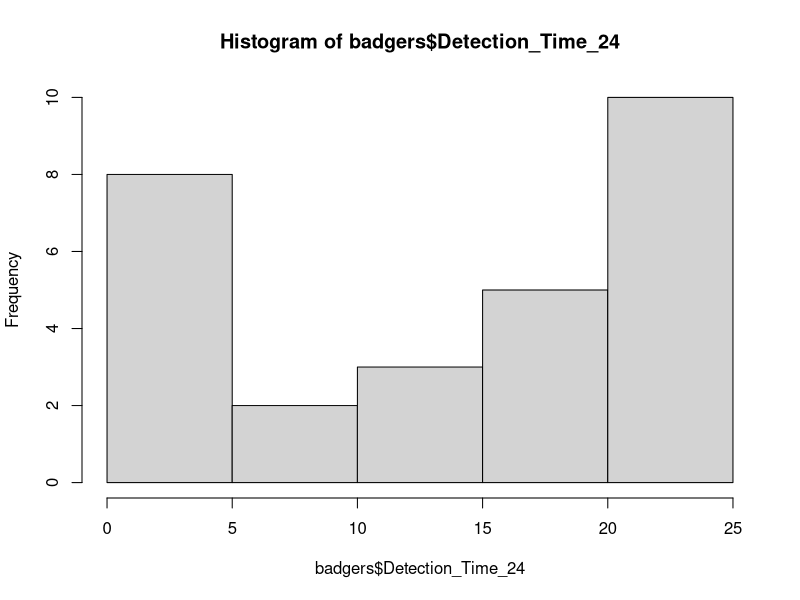

Write the R code that produced this figure.
#Badger Hist

badgers<-read.csv("Badger_Obs.csv") #read data

badgers$Detection_Time_24<-strptime(badgers$Detection_Time_24, format="%H:%M:%S") #recognize as time

badgers$Detection_Time_24<-as.numeric(format(badgers$Detection_Time_24, format="%H")) #convert to just hours

hist(badgers$Detection_Time_24)